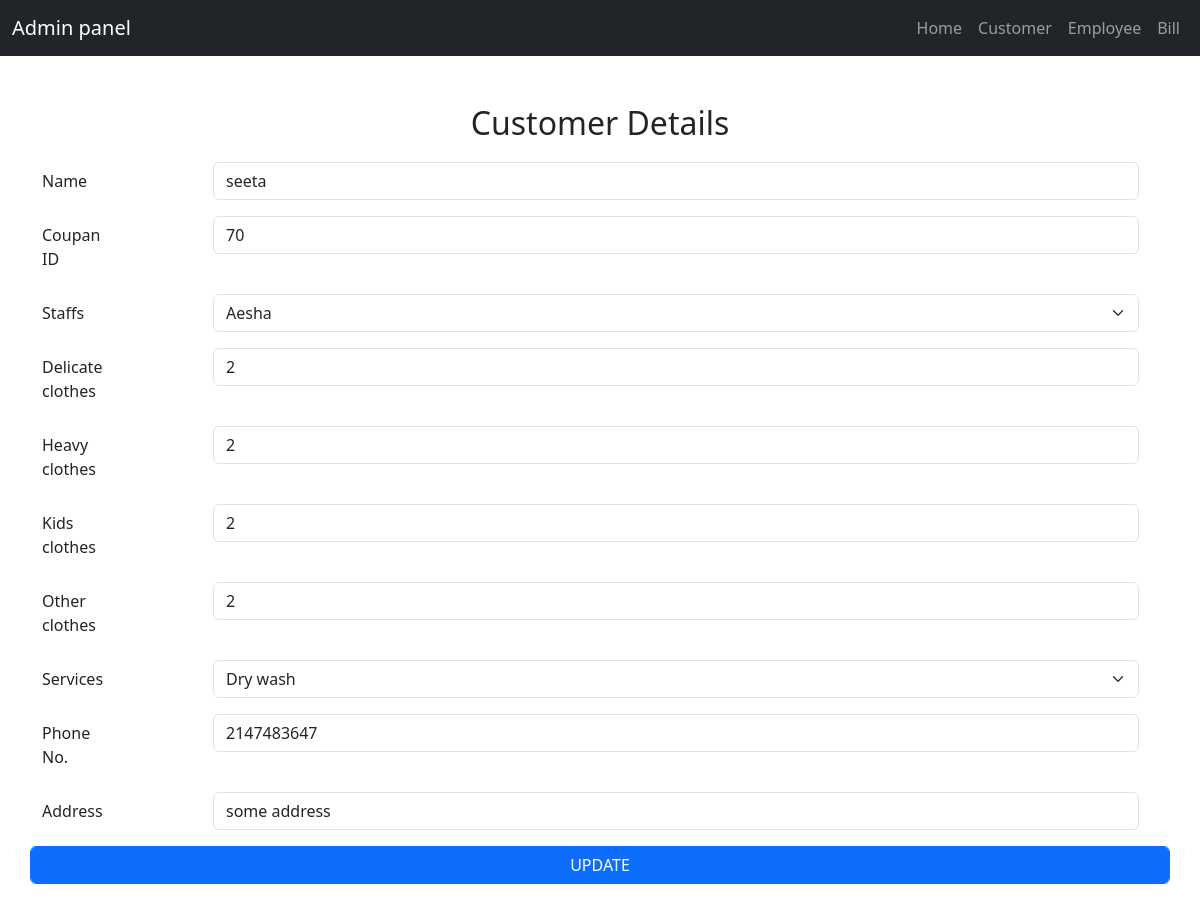
The page /edit.php?id=1 on the database its author committed.
### tables this page shows
CREATE TABLE `customer` (
  `cid` int(11) NOT NULL,
  `coupan` int(11) NOT NULL,
  `eid` int(11) NOT NULL,
  `cname` varchar(200) NOT NULL,
  `delicate` int(11) NOT NULL,
  `heavy` int(11) NOT NULL,
  `kids` int(11) NOT NULL,
  `other` int(11) NOT NULL,
  `service` varchar(200) NOT NULL,
  `staff` varchar(200) NOT NULL,
  `phone` int(11) NOT NULL,
  `address` varchar(200) NOT NULL,
  `date` date NOT NULL DEFAULT current_timestamp()
);

### edit.php (the view, shortened to what this page needs)
<?php
$link=new mysqli('localhost','root','','laundry');
$values=mysqli_query($link,"SELECT * from customer where cid='$_GET[id]'");
while($row=mysqli_fetch_array($values)){
    $name=$row['cname'];
    $coupan=$row['coupan'];
    $delicate=$row['delicate'];
    $heavy=$row['heavy'];
    $kids=$row['kids'];
    $other=$row['other'];
    $service=$row['service'];
    $phone=$row['phone'];
    $address=$row['address'];
}
?>
<!DOCTYPE html>
<html lang="en">
<head>
    <link rel="stylesheet" href="node_modules/bootstrap/dist/css/bootstrap.min.css">
</head>
<body>
<nav class="navbar navbar-expand-lg navbar-dark bg-dark mb-5">
      <div class="container-fluid">
        <a class="navbar-brand" href="#">Admin panel</a>
        <ul class="navbar-nav mb-2 mb-lg-0">
        <li class="nav-item">
            <a class="nav-link" href="index.php">Home</a>
          </li>
          <li class="nav-item">
            <a class="nav-link" href="customer.php">Customer</a>
          </li>
          <li class="nav-item">
            <a class="nav-link" href="employee.php">Employee</a>
          </li>
          <li class="nav-item">
            <a class="nav-link" href="#">Bill</a>
          </li>
        </ul>
      </div>
    </nav>
    <div class="container">
      <form method='post' action="" >
        <h2 style="text-align: center;margin:20px;">Customer Details</h2>
        <div class="row mb-3">
          <div style="width:15%;">
            <label for="inputEmail3" class="col-sm-2 col-form-label">Name</label>
          </div>
          <div class="col-sm-10">
            <input type="text" name="name" class="form-control" pattern="^[a-z,A-Z]+" id="inputEmail3" value="<?php echo $name; ?>"/>
          </div>
        </div>
        <div class="row mb-3">
          <div style="width:15%;">
            <label for="inputPassword3" class="col-sm-2 col-form-label">Coupan ID</label>
          </div>
          <div class="col-sm-10">
            <input type="number" name="coupan" class="form-control" id="inputPassword3" value="<?php echo $coupan; ?>"/>
          </div>
        </div>
        <div class="row mb-3">
          <div style="width:15%;">
            <label for="inputPassword3" class="col-sm-2 col-form-label">Staffs</label>
          </div>
        <div class="col-sm-10">
          <select class="form-select" name="staff" aria-label="Default select example" >
          <?php
$link=new mysqli('localhost','root','','laundry');
$staff=mysqli_query($link,"SELECT * from employee");
while($row=mysqli_fetch_array($staff)){
  echo '<option>'.$row['name'] .'</option>';
}
    ?>
          </select>
        </div>
        </div>
        <div class="row mb-3">
          <div style="width:15%;">
             <label for="inputPassword3" class="col-sm-2 col-form-label">Delicate clothes</label>
          </div>
          <div class="col-sm-10">
            <input type="number" name="delicate" class="form-control" id="inputPassword3" value="<?php echo $delicate; ?>"/>
          </div>
        </div>
        <div class="row mb-3">
          <div style="width:15%;">
            <label for="inputPassword3" class="col-sm-2 col-form-label">Heavy clothes</label>
          </div>
          <div class="col-sm-10">
            <input type="number" name="heavy" class="form-control" id="inputPassword3" value="<?php echo $heavy; ?>"/>
          </div>
        </div>
        <div class="row mb-3">
          <div style="width:15%;">
             <label for="inputPassword3" class="col-sm-2 col-form-label">Kids clothes</label>
          </div>
          <div class="col-sm-10">
            <input type="number" name="kids" class="form-control" id="inputPassword3" value="<?php echo $kids; ?>"/>
          </div>
        </div>
        <div class="row mb-3">
          <div style="width:15%;">
             <label for="inputPassword3" class="col-sm-2 col-form-label">Other clothes</label>
          </div>
          <div class="col-sm-10">
            <input type="number" name="other" class="form-control" id="inputPassword3" value="<?php echo $other; ?>"/>
          </div>
        </div>
        <div class="row mb-3">
          <div style="width:15%;">
            <label for="inputPassword3" class="col-sm-2 col-form-label">Services</label>
          </div>
          <div class="col-sm-10">
            <select class="form-select" name="service" aria-label="Default select example" aria-placeholder="select service" value="<?php echo $service; ?>">
              <option>Dry wash</option>
            </select>
          </div>
        </div>
        <div class="row mb-3">
          <div style="width:15%;">
            <label for="inputPassword3" class="col-sm-2 col-form-label">Phone No.</label>
          </div>
          <div class="col-sm-10">
            <input name="phone" type="text" class="form-control" pattern="\d{10}" maxlength="10" value="<?php echo $phone; ?>"/>
          </div>
        </div>
          <div class="row mb-3">
            <div style="width:15%;">
              <label for="inputPassword3" class="col-sm-2 col-form-label">Address</label>
            </div>
            <div class="col-sm-10">
              <input name="address" type="text" class="form-control" id="inputPassword3" value="<?php echo $address; ?>"/>
            </div>
          </div>
          <div class="row" style="margin-bottom: 30px;">
            <input name="update" type="submit" value="UPDATE" class="form-control btn btn-primary" id="inputPassword3" />
          </div>
        </div>
</body>
</html>

### rows shown on the page
customer: name "seeta", coupan "70", delicate "2", heavy "2", kids "2", other "2", service "Dry wash", phone "2147483647", address "some address"

### other values the page prints
form field staff "Aesha"
